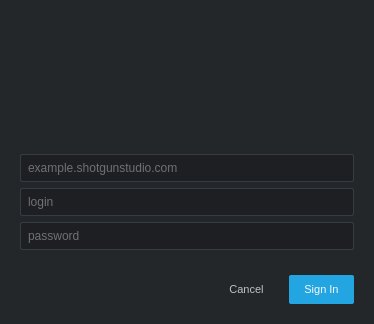
<?xml version="1.0" encoding="UTF-8"?>
<ui version="4.0">
 <class>LoginDialog</class>
 <widget class="QDialog" name="LoginDialog">
  <property name="windowModality">
   <enum>Qt::NonModal</enum>
  </property>
  <property name="geometry">
   <rect>
    <x>0</x>
    <y>0</y>
    <width>374</width>
    <height>324</height>
   </rect>
  </property>
  <property name="styleSheet">
   <string notr="true">QWidget
{
    background-color:  rgb(36, 39, 42);
    color: rgb(192, 193, 195);
    selection-background-color: rgb(168, 123, 43);
    selection-color: rgb(230, 230, 230);
    font-size: 11px;
}

QPushButton
{
	background-color: transparent;
	border-radius: 2px;
	padding: 8px;
	padding-left: 15px;
	padding-right: 15px;
}

QLineEdit
{
	background-color: rgb(29, 31, 34);
	border: 1px solid rgb(54, 60, 66);
	border-radius: 2px;
	padding: 5px;
    font-size: 12px;
}

QLineEdit:focus
{
	border: 1px solid rgb(48, 167, 227);

}</string>
  </property>
  <property name="modal">
   <bool>true</bool>
  </property>
  <layout class="QVBoxLayout" name="verticalLayout_2" stretch="1,0,0,0,0,0">
   <property name="margin">
    <number>20</number>
   </property>
   <item>
    <layout class="QHBoxLayout" name="horizontalLayout" stretch="0">
     <property name="spacing">
      <number>0</number>
     </property>
     <property name="sizeConstraint">
      <enum>QLayout::SetMinAndMaxSize</enum>
     </property>
     <item>
      <widget class="AspectPreservingLabel" name="logo">
       <property name="sizePolicy">
        <sizepolicy hsizetype="Preferred" vsizetype="Preferred">
         <horstretch>0</horstretch>
         <verstretch>0</verstretch>
        </sizepolicy>
       </property>
       <property name="maximumSize">
        <size>
         <width>250</width>
         <height>150</height>
        </size>
       </property>
       <property name="text">
        <string/>
       </property>
       <property name="alignment">
        <set>Qt::AlignCenter</set>
       </property>
       <property name="textInteractionFlags">
        <set>Qt::NoTextInteraction</set>
       </property>
      </widget>
     </item>
    </layout>
   </item>
   <item>
    <widget class="QLineEdit" name="site">
     <property name="minimumSize">
      <size>
       <width>308</width>
       <height>0</height>
      </size>
     </property>
     <property name="placeholderText">
      <string>example.shotgunstudio.com</string>
     </property>
    </widget>
   </item>
   <item>
    <widget class="QLineEdit" name="login">
     <property name="minimumSize">
      <size>
       <width>308</width>
       <height>0</height>
      </size>
     </property>
     <property name="placeholderText">
      <string>login</string>
     </property>
    </widget>
   </item>
   <item>
    <widget class="QLineEdit" name="password">
     <property name="minimumSize">
      <size>
       <width>308</width>
       <height>0</height>
      </size>
     </property>
     <property name="echoMode">
      <enum>QLineEdit::Password</enum>
     </property>
     <property name="placeholderText">
      <string>password</string>
     </property>
    </widget>
   </item>
   <item>
    <widget class="QLabel" name="message">
     <property name="sizePolicy">
      <sizepolicy hsizetype="Preferred" vsizetype="Fixed">
       <horstretch>0</horstretch>
       <verstretch>0</verstretch>
      </sizepolicy>
     </property>
     <property name="text">
      <string/>
     </property>
     <property name="alignment">
      <set>Qt::AlignLeading|Qt::AlignLeft|Qt::AlignVCenter</set>
     </property>
     <property name="wordWrap">
      <bool>true</bool>
     </property>
     <property name="margin">
      <number>4</number>
     </property>
    </widget>
   </item>
   <item>
    <layout class="QHBoxLayout" name="button_layout" stretch="1,0,0">
     <property name="spacing">
      <number>10</number>
     </property>
     <property name="leftMargin">
      <number>5</number>
     </property>
     <item>
      <spacer name="sign_in_hspacer">
       <property name="orientation">
        <enum>Qt::Horizontal</enum>
       </property>
       <property name="sizeHint" stdset="0">
        <size>
         <width>40</width>
         <height>20</height>
        </size>
       </property>
      </spacer>
     </item>
     <item>
      <widget class="QPushButton" name="cancel">
       <property name="styleSheet">
        <string notr="true"/>
       </property>
       <property name="text">
        <string>Cancel</string>
       </property>
       <property name="autoDefault">
        <bool>false</bool>
       </property>
       <property name="flat">
        <bool>true</bool>
       </property>
      </widget>
     </item>
     <item>
      <widget class="QPushButton" name="sign_in">
       <property name="styleSheet">
        <string notr="true">color: rgb(248, 248, 248);
background-color: rgb(35, 165, 225);</string>
       </property>
       <property name="text">
        <string>Sign In</string>
       </property>
       <property name="autoDefault">
        <bool>false</bool>
       </property>
       <property name="default">
        <bool>true</bool>
       </property>
       <property name="flat">
        <bool>true</bool>
       </property>
      </widget>
     </item>
    </layout>
   </item>
  </layout>
 </widget>
 <customwidgets>
  <customwidget>
   <class>AspectPreservingLabel</class>
   <extends>QLabel</extends>
   <header>.aspect_preserving_label</header>
  </customwidget>
 </customwidgets>
 <resources>
  <include location="resources.qrc"/>
 </resources>
 <connections/>
</ui>
